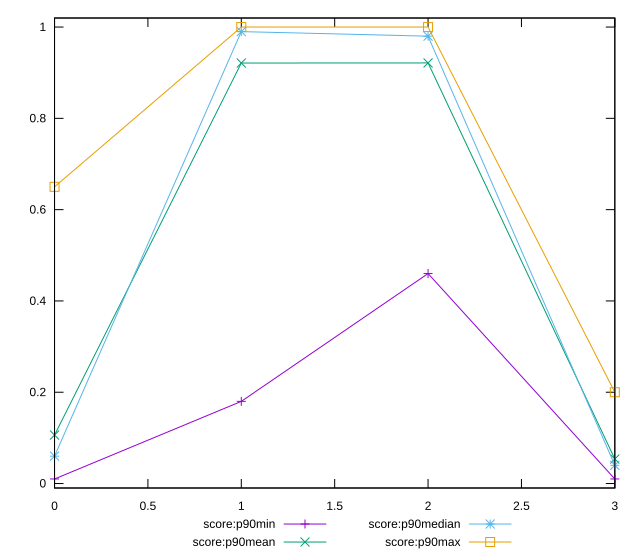

Here is the gnuplot script that generated this plot:
reset

$scoreP90Min <<EOF
0 0.01
1 0.18
2 0.46
3 0.01
EOF

$scoreP90Mean <<EOF
0 0.10617021276595741
1 0.9211702127659577
2 0.9213978494623654
3 0.053723404255319115
EOF

$scoreP90Median <<EOF
0 0.06
1 0.99
2 0.98
3 0.04
EOF

$scoreP90Max <<EOF
0 0.65
1 1
2 1
3 0.2
EOF

set key outside below
set xrange [0:3]
set yrange [-0.009800000000000001:1.0198]
set trange [-0.009800000000000001:1.0198]
set terminal svg size 640, 560 enhanced background rgb 'white'
set output "report/report_00029_2021-02-24T13-36-40.390Z/total-blocking-time/progression/score.svg"

plot $scoreP90Min title "score:p90min" with linespoints, \
     $scoreP90Mean title "score:p90mean" with linespoints, \
     $scoreP90Median title "score:p90median" with linespoints, \
     $scoreP90Max title "score:p90max" with linespoints

reset
